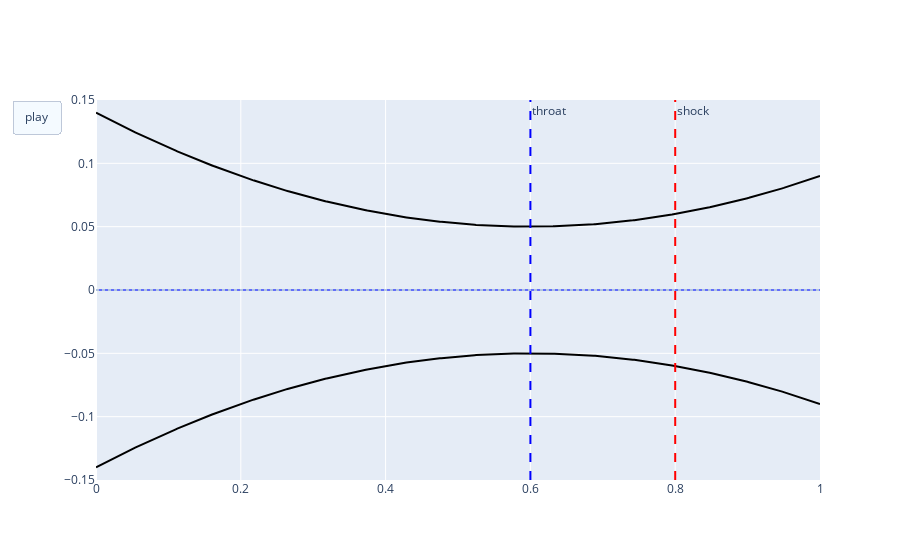

This figure's notebook cell:
### Code cell
# using the interpolated data we can animate how a particle would move through the nozzle
fig = go.Figure()

fig.add_scatter(x=x, y=np.zeros(500))
fig.add_scatter(x=x, y=np.zeros(500), line_dash = 'dot', line_color = 'lightsteelblue')

fig.add_scatter(x=x, y=alpha, line_color = 'black')
fig.add_scatter(x=x, y=beta, line_color = 'black')
fig.add_vline(x = shock_x, line_dash = 'dash', line_color = 'red', annotation_text = 'shock')
fig.add_vline(x = throat_x, line_dash = 'dash', line_color = 'blue', annotation_text = 'throat')

fig.update_layout(xaxis=dict(range=[0,1], autorange=False), yaxis=dict(range=[-0.15, 0.15], autorange=False), updatemenus=
                  [dict(type='buttons', buttons=[dict(label='play', method='animate', args=[None, {'frame':{'duration':10}}])])])
fig.update(frames = [go.Frame(data=[go.Scatter(x=[xnew[k]], y=[np.zeros(500)[k]], mode='markers', marker=dict(color='teal',
                    size=10))]) for k in range(500)], layout_showlegend=False)

fig.show()

### Figure 1 — Plotly figure (JSON) as saved in the notebook; plotly's stock layout.template omitted (floating-point values rounded to 4 significant figures; data arrays with more than 128 entries replaced by an {"elided": "..."} marker saying what was removed)
{"data": [{"type": "scatter", "x": {"elided": "500 float values"}, "y": {"elided": "500 int values"}}, {"line": {"color": "lightsteelblue", "dash": "dot"}, "type": "scatter", "x": {"elided": "500 float values"}, "y": {"elided": "500 int values"}}, {"line": {"color": "black"}, "type": "scatter", "x": {"elided": "500 float values"}, "y": {"elided": "500 float values"}}, {"line": {"color": "black"}, "type": "scatter", "x": {"elided": "500 float values"}, "y": {"elided": "500 float values"}}], "layout": {"annotations": [{"showarrow": false, "text": "shock", "x": 0.8, "xanchor": "left", "xref": "x", "y": 1, "yanchor": "top", "yref": "y domain"}, {"showarrow": false, "text": "throat", "x": 0.6, "xanchor": "left", "xref": "x", "y": 1, "yanchor": "top", "yref": "y domain"}], "shapes": [{"line": {"color": "red", "dash": "dash"}, "type": "line", "x0": 0.8, "x1": 0.8, "xref": "x", "y0": 0, "y1": 1, "yref": "y domain"}, {"line": {"color": "blue", "dash": "dash"}, "type": "line", "x0": 0.6, "x1": 0.6, "xref": "x", "y0": 0, "y1": 1, "yref": "y domain"}], "showlegend": false, "updatemenus": [{"buttons": [{"args": [null, {"frame": {"duration": 10}}], "label": "play", "method": "animate"}], "type": "buttons"}], "xaxis": {"autorange": false, "range": [0, 1]}, "yaxis": {"autorange": false, "range": [-0.15, 0.15]}}}
